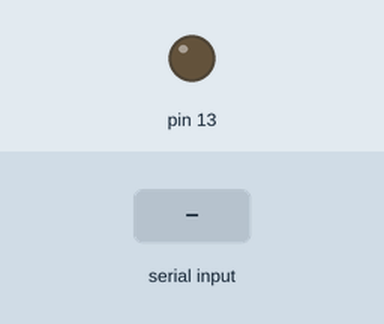
Simulated run of this sketch. Board: Arduino Uno, built with avr-gcc and run on an emulated ATmega328P. On the bench: output pins drawn as LEDs (lit = HIGH). The inputs (shaded band) are chosen by the test bench.

Above: at 1.2 s.
1.3 s: "on" received over Serial
At 3.4 s:
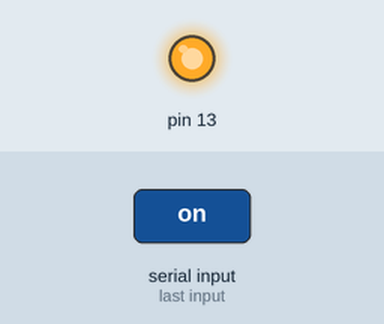
3.8 s: "off" received over Serial
At 5.3 s:
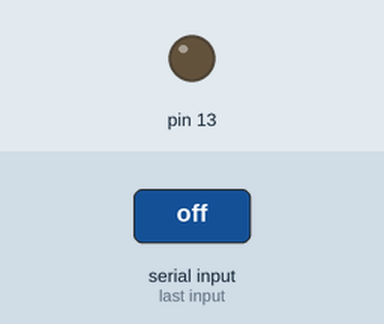
6.3 s: "ON" received over Serial
At 8.4 s:
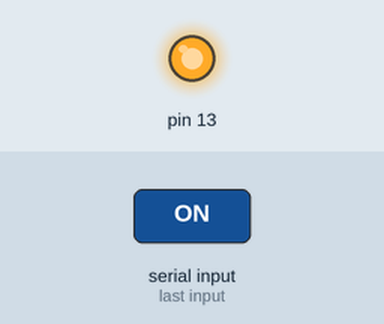
Timing chart, 0 to 9.9 s (numbered marks = the images above; inputs shaded):
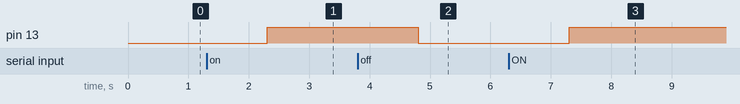

The sketch:

10.BluetoothLed.ino
```cpp
String x;

void setup()
{
  Serial.begin(9600);
  pinMode(13,OUTPUT);
}

void loop()
{
  while(Serial.available())
     {  x=Serial.readString(); }


  if(x=="on" or x=="ON")
     {  digitalWrite(13,HIGH); }

  else if(x=="off" or x=="OFF")
     {  digitalWrite(13,LOW);  }

}
```

Measured:
- after the input at 1.3 s, pin 13: LOW → HIGH after 1.0 s
- after the input at 3.8 s, pin 13: HIGH → LOW after 1.0 s
- after the input at 6.3 s, pin 13: LOW → HIGH after 1.0 s
